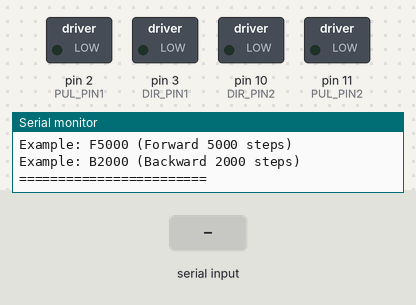
Bench run of a sketch on a simulated Arduino Uno, built with avr-gcc and run on an emulated ATmega328P. Parts: switched loads named in the sketch (green lamp = pin HIGH), the last lines printed to the serial monitor. The inputs (shaded band) are chosen by the test bench.

Above: at 1.2 s.
1.3 s: "F90\n" received over Serial
At 1.8 s:
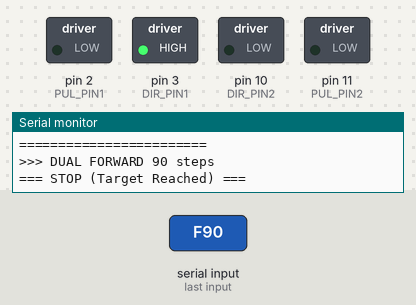
3.0 s: "B90\n" received over Serial
At 4.3 s:
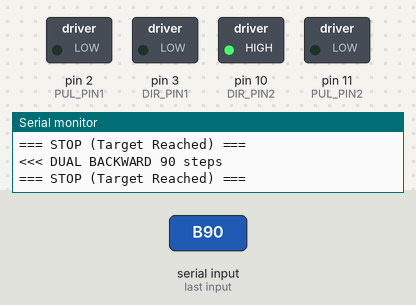
4.7 s: "F,45\n" received over Serial
At 5.4 s:
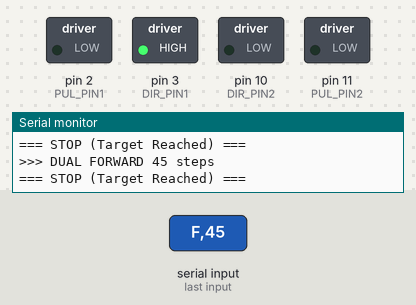
6.3 s: "B,45\n" received over Serial
At 7.6 s:
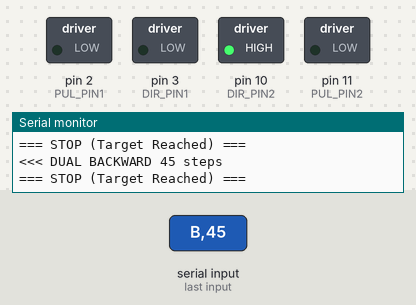
7.9 s: "f90\n" received over Serial
At 9.3 s:
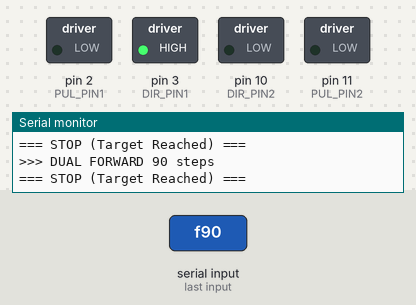
9.6 s: "b90\n" received over Serial
At 10.6 s:
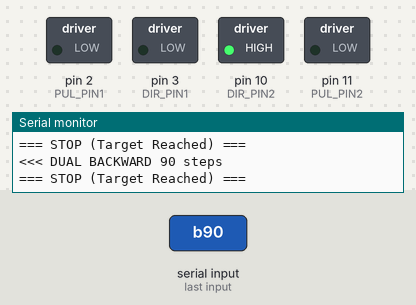
Timing chart, 0 to 12.3 s (numbered marks = the images above; inputs shaded):
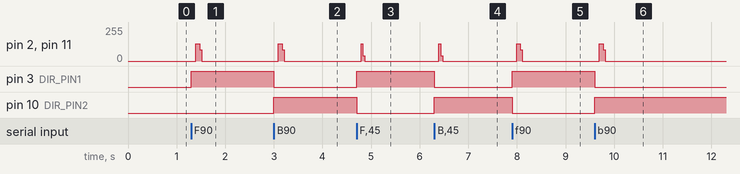

Measured:
- after the input at 1.3 s, pin 2 (PUL_PIN1), pin 11 (PUL_PIN2): 0/255 → 128/255 after 0.09 s, → 0/255 0.08 s later; pin 3 (DIR_PIN1): LOW → HIGH at once
- after the input at 3.0 s, pin 2 (PUL_PIN1), pin 11 (PUL_PIN2): 0/255 → 128/255 after 0.09 s, → 0/255 0.08 s later; pin 3 (DIR_PIN1): HIGH → LOW at once; pin 10 (DIR_PIN2): LOW → HIGH at once
- after the input at 4.7 s, pin 2 (PUL_PIN1), pin 11 (PUL_PIN2): 0/255 → 128/255 after 0.09 s, → 39/255 0.04 s later, → 0/255 0.04 s later; pin 3 (DIR_PIN1): LOW → HIGH at once; pin 10 (DIR_PIN2): HIGH → LOW at once
- after the input at 6.3 s, pin 2 (PUL_PIN1), pin 11 (PUL_PIN2): 0/255 → 128/255 after 0.09 s, → 39/255 0.04 s later, → 0/255 0.04 s later; pin 3 (DIR_PIN1): HIGH → LOW at once; pin 10 (DIR_PIN2): LOW → HIGH at once
- after the input at 7.9 s, pin 2 (PUL_PIN1), pin 11 (PUL_PIN2): 0/255 → 128/255 after 0.09 s, → 0/255 0.08 s later; pin 3 (DIR_PIN1): LOW → HIGH at once; pin 10 (DIR_PIN2): HIGH → LOW at once
- after the input at 9.6 s, pin 2 (PUL_PIN1), pin 11 (PUL_PIN2): 0/255 → 128/255 after 0.09 s, → 0/255 0.08 s later; pin 3 (DIR_PIN1): HIGH → LOW at once; pin 10 (DIR_PIN2): LOW → HIGH at once

The sketch:

nema34test.ino
```cpp
// 기존 모터 (CD-D508) 핀 설정
const int PUL_PIN1 = 2;
const int DIR_PIN1 = 3;

// 추가된 모터 (MSD-22er2) 핀 설정 (11번: PUL, 10번: DIR)
const int PUL_PIN2 = 11;
const int DIR_PIN2 = 10;

// 모터 속도 (값이 작을수록 빠릅니다)
const int STEP_DELAY = 600;

void setup()
{
  Serial.begin(115200);

  // 첫 번째 모터 핀 설정
  pinMode(PUL_PIN1, OUTPUT);
  pinMode(DIR_PIN1, OUTPUT);
  digitalWrite(PUL_PIN1, LOW);
  digitalWrite(DIR_PIN1, LOW);

  // 두 번째 모터 핀 설정
  pinMode(PUL_PIN2, OUTPUT);
  pinMode(DIR_PIN2, OUTPUT);
  digitalWrite(PUL_PIN2, LOW);
  digitalWrite(DIR_PIN2, LOW);

  Serial.println("========================");
  Serial.println("DUAL STEP MOTOR TEST MODE");
  Serial.println("========================");
  Serial.println("Usage: F[steps] or B[steps]");
  Serial.println("Example: F5000 (Forward 5000 steps)");
  Serial.println("Example: B2000 (Backward 2000 steps)");
  Serial.println("========================");
}

// 입력받은 스텝 수만큼 모터를 회전시키는 함수 (두 번째 모터 방향 반전)
void moveSteps(long steps, bool isForward)
{
  // 1. 방향 설정 (두 번째 모터는 방향을 반대로 반전)
  if (isForward) {
    digitalWrite(DIR_PIN1, HIGH);
    digitalWrite(DIR_PIN2, LOW);   // 반대 방향으로 회전하도록 LOW 설정
  } else {
    digitalWrite(DIR_PIN1, LOW);
    digitalWrite(DIR_PIN2, HIGH);  // 반대 방향으로 회전하도록 HIGH 설정
  }

  // 방향 신호가 안정될 때까지 짧은 대기
  delay(50);

  // 2. 지정된 스텝 수만큼 두 모터에 동시에 펄스 생성
  for (long i = 0; i < steps; i++) {
    digitalWrite(PUL_PIN1, HIGH);
    digitalWrite(PUL_PIN2, HIGH);

    delayMicroseconds(STEP_DELAY);

    digitalWrite(PUL_PIN1, LOW);
    digitalWrite(PUL_PIN2, LOW);

    delayMicroseconds(STEP_DELAY);
  }

  Serial.println("=== STOP (Target Reached) ===");
  Serial.println();
}

void loop()
{
  if (Serial.available() > 0)
  {
    char cmd = Serial.read();

    if (cmd == '\n' || cmd == '\r') return;

    if (cmd == 'F' || cmd == 'f')
    {
      long steps = Serial.parseInt();

      if (steps > 0) {
        Serial.print(">>> DUAL FORWARD ");
        Serial.print(steps);
        Serial.println(" steps");
        moveSteps(steps, true);
      }
    }
    else if (cmd == 'B' || cmd == 'b')
    {
      long steps = Serial.parseInt();

      if (steps > 0) {
        Serial.print("<<< DUAL BACKWARD ");
        Serial.print(steps);
        Serial.println(" steps");
        moveSteps(steps, false);
      }
    }
  }
}
```
